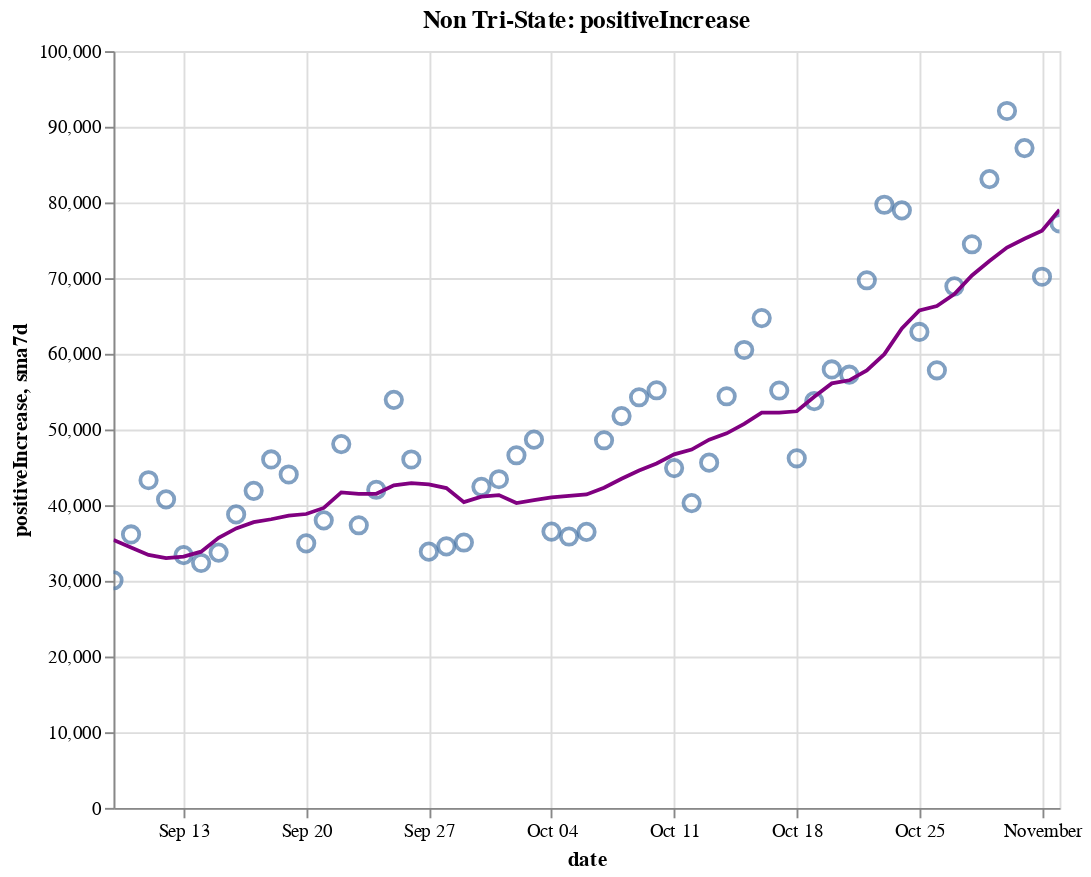

Notebook code cell kept with this figure:
### Code cell
create_plot(non_tristate, 'positiveIncrease')

### Figure 1 — Vega-Lite specification as saved in the notebook (floating-point values rounded to 4 significant figures)
{"config": {"view": {"continuousWidth": 400, "continuousHeight": 300}}, "layer": [{"layer": [{"mark": {"type": "point", "size": 75}, "encoding": {"tooltip": [{"type": "temporal", "field": "date"}, {"type": "quantitative", "field": "positiveIncrease"}, {"type": "quantitative", "field": "sma7d"}], "x": {"type": "temporal", "field": "date"}, "y": {"type": "quantitative", "field": "positiveIncrease"}}, "selection": {"selector014": {"type": "interval", "bind": "scales", "encodings": ["x", "y"]}}}, {"mark": {"type": "line", "color": "purple"}, "encoding": {"x": {"type": "temporal", "field": "date"}, "y": {"type": "quantitative", "field": "sma7d"}}}]}, {"mark": {"type": "rule", "color": "#aaa"}, "encoding": {"x": {"type": "temporal", "field": "date"}}, "transform": [{"filter": {"selection": "selector013"}}]}, {"mark": "circle", "encoding": {"opacity": {"condition": {"value": 1, "selection": "selector013"}, "value": 0}, "tooltip": [{"type": "temporal", "field": "date"}, {"type": "quantitative", "field": "positiveIncrease"}, {"type": "quantitative", "field": "sma7d"}], "x": {"type": "temporal", "field": "date"}, "y": {"type": "quantitative", "field": "positiveIncrease"}}, "selection": {"selector013": {"type": "single", "encodings": ["x"], "on": "mouseover", "nearest": true, "empty": "none"}}}, {"mark": {"type": "text", "align": "left", "dx": 5, "dy": -5, "stroke": "white", "strokeWidth": 2}, "encoding": {"text": {"type": "quantitative", "field": "positiveIncrease"}, "tooltip": [{"type": "temporal", "field": "date"}, {"type": "quantitative", "field": "positiveIncrease"}, {"type": "quantitative", "field": "sma7d"}], "x": {"type": "temporal", "field": "date"}, "y": {"type": "quantitative", "field": "positiveIncrease"}}, "transform": [{"filter": {"selection": "selector013"}}]}, {"mark": {"type": "text", "align": "left", "dx": 5, "dy": -5}, "encoding": {"text": {"type": "quantitative", "field": "positiveIncrease"}, "tooltip": [{"type": "temporal", "field": "date"}, {"type": "quantitative", "field": "positiveIncrease"}, {"type": "quantitative", "field": "sma7d"}], "x": {"type": "temporal", "field": "date"}, "y": {"type": "quantitative", "field": "positiveIncrease"}}, "transform": [{"filter": {"selection": "selector013"}}]}], "data": {"name": "data-8bac78bbb491285790c2ddbb3fcaf91a"}, "height": 400, "title": "Non Tri-State: positiveIncrease", "width": 500, "$schema": "https://vega.github.io/schema/vega-lite/v4.8.1.json", "datasets": {"data-8bac78bbb491285790c2ddbb3fcaf91a": [{"date": "2020-09-09T00:00:00", "totalTestResultsIncrease": 614000.0, "positiveIncrease": 30080.0, "death": 136900.0, "deathIncrease": 1073.0, "positiveRate": 0.049, "state": "Non Tri-State", "sma7d": 35410.0}, {"date": "2020-09-10T00:00:00", "totalTestResultsIncrease": 662800.0, "positiveIncrease": 36130.0, "death": 138100.0, "deathIncrease": 1154.0, "positiveRate": 0.055, "state": "Non Tri-State", "sma7d": 34400.0}, {"date": "2020-09-11T00:00:00", "totalTestResultsIncrease": 781600.0, "positiveIncrease": 43290.0, "death": 139100.0, "deathIncrease": 1002.0, "positiveRate": 0.055, "state": "Non Tri-State", "sma7d": 33430.0}, {"date": "2020-09-12T00:00:00", "totalTestResultsIncrease": 890900.0, "positiveIncrease": 40770.0, "death": 139900.0, "deathIncrease": 804.0, "positiveRate": 0.046, "state": "Non Tri-State", "sma7d": 33010.0}, {"date": "2020-09-13T00:00:00", "totalTestResultsIncrease": 672600.0, "positiveIncrease": 33400.0, "death": 140300.0, "deathIncrease": 379.0, "positiveRate": 0.05, "state": "Non Tri-State", "sma7d": 33200.0}, {"date": "2020-09-14T00:00:00", "totalTestResultsIncrease": 367400.0, "positiveIncrease": 32360.0, "death": 140700.0, "deathIncrease": 391.0, "positiveRate": 0.088, "state": "Non Tri-State", "sma7d": 33850.0}, {"date": "2020-09-15T00:00:00", "totalTestResultsIncrease": 706000.0, "positiveIncrease": 33730.0, "death": 141700.0, "deathIncrease": 1011.0, "positiveRate": 0.048, "state": "Non Tri-State", "sma7d": 35680.0}, {"date": "2020-09-16T00:00:00", "totalTestResultsIncrease": 725200.0, "positiveIncrease": 38780.0, "death": 142900.0, "deathIncrease": 1184.0, "positiveRate": 0.053, "state": "Non Tri-State", "sma7d": 36920.0}, {"date": "2020-09-17T00:00:00", "totalTestResultsIncrease": 828100.0, "positiveIncrease": 41890.0, "death": 143700.0, "deathIncrease": 856.0, "positiveRate": 0.051, "state": "Non Tri-State", "sma7d": 37750.0}, {"date": "2020-09-18T00:00:00", "totalTestResultsIncrease": 963800.0, "positiveIncrease": 46040.0, "death": 144600.0, "deathIncrease": 883.0, "positiveRate": 0.048, "state": "Non Tri-State", "sma7d": 38140.0}, {"date": "2020-09-19T00:00:00", "totalTestResultsIncrease": 1066000.0, "positiveIncrease": 44050.0, "death": 145300.0, "deathIncrease": 735.0, "positiveRate": 0.041, "state": "Non Tri-State", "sma7d": 38610.0}, {"date": "2020-09-20T00:00:00", "totalTestResultsIncrease": 818200.0, "positiveIncrease": 34960.0, "death": 145600.0, "deathIncrease": 322.0, "positiveRate": 0.043, "state": "Non Tri-State", "sma7d": 38830.0}, {"date": "2020-09-21T00:00:00", "totalTestResultsIncrease": 671100.0, "positiveIncrease": 38000.0, "death": 145900.0, "deathIncrease": 281.0, "positiveRate": 0.057, "state": "Non Tri-State", "sma7d": 39640.0}, {"date": "2020-09-22T00:00:00", "totalTestResultsIncrease": 710300.0, "positiveIncrease": 48070.0, "death": 146800.0, "deathIncrease": 842.0, "positiveRate": 0.068, "state": "Non Tri-State", "sma7d": 41680.0}, {"date": "2020-09-23T00:00:00", "totalTestResultsIncrease": 904300.0, "positiveIncrease": 37340.0, "death": 147900.0, "deathIncrease": 1145.0, "positiveRate": 0.041, "state": "Non Tri-State", "sma7d": 41480.0}, {"date": "2020-09-24T00:00:00", "totalTestResultsIncrease": 900400.0, "positiveIncrease": 42030.0, "death": 148800.0, "deathIncrease": 908.0, "positiveRate": 0.047, "state": "Non Tri-State", "sma7d": 41500.0}, {"date": "2020-09-25T00:00:00", "totalTestResultsIncrease": 977400.0, "positiveIncrease": 53920.0, "death": 149700.0, "deathIncrease": 829.0, "positiveRate": 0.055, "state": "Non Tri-State", "sma7d": 42620.0}, {"date": "2020-09-26T00:00:00", "totalTestResultsIncrease": 989600.0, "positiveIncrease": 46040.0, "death": 150500.0, "deathIncrease": 859.0, "positiveRate": 0.047, "state": "Non Tri-State", "sma7d": 42910.0}, {"date": "2020-09-27T00:00:00", "totalTestResultsIncrease": 820500.0, "positiveIncrease": 33860.0, "death": 150800.0, "deathIncrease": 295.0, "positiveRate": 0.041, "state": "Non Tri-State", "sma7d": 42750.0}, {"date": "2020-09-28T00:00:00", "totalTestResultsIncrease": 1007000.0, "positiveIncrease": 34560.0, "death": 151100.0, "deathIncrease": 245.0, "positiveRate": 0.034, "state": "Non Tri-State", "sma7d": 42260.0}, {"date": "2020-09-29T00:00:00", "totalTestResultsIncrease": 815600.0, "positiveIncrease": 35060.0, "death": 151800.0, "deathIncrease": 725.0, "positiveRate": 0.043, "state": "Non Tri-State", "sma7d": 40400.0}, {"date": "2020-09-30T00:00:00", "totalTestResultsIncrease": 747800.0, "positiveIncrease": 42420.0, "death": 152800.0, "deathIncrease": 1040.0, "positiveRate": 0.057, "state": "Non Tri-State", "sma7d": 41130.0}, {"date": "2020-10-01T00:00:00", "totalTestResultsIncrease": 878100.0, "positiveIncrease": 43430.0, "death": 153600.0, "deathIncrease": 832.0, "positiveRate": 0.049, "state": "Non Tri-State", "sma7d": 41330.0}, {"date": "2020-10-02T00:00:00", "totalTestResultsIncrease": 992000.0, "positiveIncrease": 46590.0, "death": 154500.0, "deathIncrease": 822.0, "positiveRate": 0.047, "state": "Non Tri-State", "sma7d": 40280.0}, {"date": "2020-10-03T00:00:00", "totalTestResultsIncrease": 965100.0, "positiveIncrease": 48660.0, "death": 155200.0, "deathIncrease": 729.0, "positiveRate": 0.05, "state": "Non Tri-State", "sma7d": 40650.0}, {"date": "2020-10-04T00:00:00", "totalTestResultsIncrease": 857700.0, "positiveIncrease": 36510.0, "death": 155500.0, "deathIncrease": 348.0, "positiveRate": 0.043, "state": "Non Tri-State", "sma7d": 41030.0}, {"date": "2020-10-05T00:00:00", "totalTestResultsIncrease": 840100.0, "positiveIncrease": 35860.0, "death": 155900.0, "deathIncrease": 312.0, "positiveRate": 0.043, "state": "Non Tri-State", "sma7d": 41220.0}, {"date": "2020-10-06T00:00:00", "totalTestResultsIncrease": 792500.0, "positiveIncrease": 36470.0, "death": 156500.0, "deathIncrease": 612.0, "positiveRate": 0.046, "state": "Non Tri-State", "sma7d": 41420.0}, {"date": "2020-10-07T00:00:00", "totalTestResultsIncrease": 834500.0, "positiveIncrease": 48570.0, "death": 157400.0, "deathIncrease": 901.0, "positiveRate": 0.058, "state": "Non Tri-State", "sma7d": 42300.0}, {"date": "2020-10-08T00:00:00", "totalTestResultsIncrease": 915800.0, "positiveIncrease": 51770.0, "death": 158300.0, "deathIncrease": 963.0, "positiveRate": 0.057, "state": "Non Tri-State", "sma7d": 43490.0}, {"date": "2020-10-09T00:00:00", "totalTestResultsIncrease": 1008000.0, "positiveIncrease": 54260.0, "death": 159200.0, "deathIncrease": 880.0, "positiveRate": 0.054, "state": "Non Tri-State", "sma7d": 44590.0}, {"date": "2020-10-10T00:00:00", "totalTestResultsIncrease": 1078000.0, "positiveIncrease": 55180.0, "death": 159900.0, "deathIncrease": 650.0, "positiveRate": 0.051, "state": "Non Tri-State", "sma7d": 45520.0}, {"date": "2020-10-11T00:00:00", "totalTestResultsIncrease": 964300.0, "positiveIncrease": 44900.0, "death": 160300.0, "deathIncrease": 458.0, "positiveRate": 0.047, "state": "Non Tri-State", "sma7d": 46720.0}, {"date": "2020-10-12T00:00:00", "totalTestResultsIncrease": 815300.0, "positiveIncrease": 40270.0, "death": 160600.0, "deathIncrease": 271.0, "positiveRate": 0.049, "state": "Non Tri-State", "sma7d": 47350.0}, {"date": "2020-10-13T00:00:00", "totalTestResultsIncrease": 927500.0, "positiveIncrease": 45620.0, "death": 161300.0, "deathIncrease": 671.0, "positiveRate": 0.049, "state": "Non Tri-State", "sma7d": 48650.0}, {"date": "2020-10-14T00:00:00", "totalTestResultsIncrease": 857500.0, "positiveIncrease": 54390.0, "death": 162100.0, "deathIncrease": 791.0, "positiveRate": 0.063, "state": "Non Tri-State", "sma7d": 49480.0}, {"date": "2020-10-15T00:00:00", "totalTestResultsIncrease": 920000.0, "positiveIncrease": 60500.0, "death": 163000.0, "deathIncrease": 929.0, "positiveRate": 0.066, "state": "Non Tri-State", "sma7d": 50730.0}, {"date": "2020-10-16T00:00:00", "totalTestResultsIncrease": 1030000.0, "positiveIncrease": 64720.0, "death": 163800.0, "deathIncrease": 860.0, "positiveRate": 0.063, "state": "Non Tri-State", "sma7d": 52230.0}, {"date": "2020-10-17T00:00:00", "totalTestResultsIncrease": 1101000.0, "positiveIncrease": 55150.0, "death": 164600.0, "deathIncrease": 769.0, "positiveRate": 0.05, "state": "Non Tri-State", "sma7d": 52220.0}, {"date": "2020-10-18T00:00:00", "totalTestResultsIncrease": 924200.0, "positiveIncrease": 46190.0, "death": 165000.0, "deathIncrease": 379.0, "positiveRate": 0.05, "state": "Non Tri-State", "sma7d": 52410.0}, {"date": "2020-10-19T00:00:00", "totalTestResultsIncrease": 898300.0, "positiveIncrease": 53750.0, "death": 165400.0, "deathIncrease": 426.0, "positiveRate": 0.06, "state": "Non Tri-State", "sma7d": 54330.0}, {"date": "2020-10-20T00:00:00", "totalTestResultsIncrease": 826100.0, "positiveIncrease": 57940.0, "death": 166200.0, "deathIncrease": 801.0, "positiveRate": 0.07, "state": "Non Tri-State", "sma7d": 56090.0}, {"date": "2020-10-21T00:00:00", "totalTestResultsIncrease": 770100.0, "positiveIncrease": 57240.0, "death": 167200.0, "deathIncrease": 991.0, "positiveRate": 0.074, "state": "Non Tri-State", "sma7d": 56500.0}, {"date": "2020-10-22T00:00:00", "totalTestResultsIncrease": 1028000.0, "positiveIncrease": 69720.0, "death": 168300.0, "deathIncrease": 1108.0, "positiveRate": 0.068, "state": "Non Tri-State", "sma7d": 57810.0}, {"date": "2020-10-23T00:00:00", "totalTestResultsIncrease": 1174000.0, "positiveIncrease": 79700.0, "death": 169200.0, "deathIncrease": 888.0, "positiveRate": 0.068, "state": "Non Tri-State", "sma7d": 59950.0}, {"date": "2020-10-24T00:00:00", "totalTestResultsIncrease": 1163000.0, "positiveIncrease": 78960.0, "death": 170100.0, "deathIncrease": 869.0, "positiveRate": 0.068, "state": "Non Tri-State", "sma7d": 63350.0}, {"date": "2020-10-25T00:00:00", "totalTestResultsIncrease": 1025000.0, "positiveIncrease": 62890.0, "death": 170400.0, "deathIncrease": 361.0, "positiveRate": 0.061, "state": "Non Tri-State", "sma7d": 65740.0}, {"date": "2020-10-26T00:00:00", "totalTestResultsIncrease": 957800.0, "positiveIncrease": 57820.0, "death": 170800.0, "deathIncrease": 358.0, "positiveRate": 0.06, "state": "Non Tri-State", "sma7d": 66320.0}, {"date": "2020-10-27T00:00:00", "totalTestResultsIncrease": 926500.0, "positiveIncrease": 68920.0, "death": 171700.0, "deathIncrease": 895.0, "positiveRate": 0.074, "state": "Non Tri-State", "sma7d": 67890.0}, {"date": "2020-10-28T00:00:00", "totalTestResultsIncrease": 902800.0, "positiveIncrease": 74470.0, "death": 172700.0, "deathIncrease": 983.0, "positiveRate": 0.082, "state": "Non Tri-State", "sma7d": 70350.0}, {"date": "2020-10-29T00:00:00", "totalTestResultsIncrease": 1085000.0, "positiveIncrease": 83080.0, "death": 173700.0, "deathIncrease": 1017.0, "positiveRate": 0.077, "state": "Non Tri-State", "sma7d": 72260.0}, {"date": "2020-10-30T00:00:00", "totalTestResultsIncrease": 1183000.0, "positiveIncrease": 92090.0, "death": 174600.0, "deathIncrease": 907.0, "positiveRate": 0.078, "state": "Non Tri-State", "sma7d": 74030.0}, {"date": "2020-10-31T00:00:00", "totalTestResultsIncrease": 1155000.0, "positiveIncrease": 87180.0, "death": 175500.0, "deathIncrease": 949.0, "positiveRate": 0.075, "state": "Non Tri-State", "sma7d": 75210.0}, {"date": "2020-11-01T00:00:00", "totalTestResultsIncrease": 989000.0, "positiveIncrease": 70180.0, "death": 175900.0, "deathIncrease": 370.0, "positiveRate": 0.071, "state": "Non Tri-State", "sma7d": 76250.0}, {"date": "2020-11-02T00:00:00", "totalTestResultsIncrease": 1089000.0, "positiveIncrease": 77240.0, "death": 176400.0, "deathIncrease": 448.0, "positiveRate": 0.071, "state": "Non Tri-State", "sma7d": 79020.0}]}}
